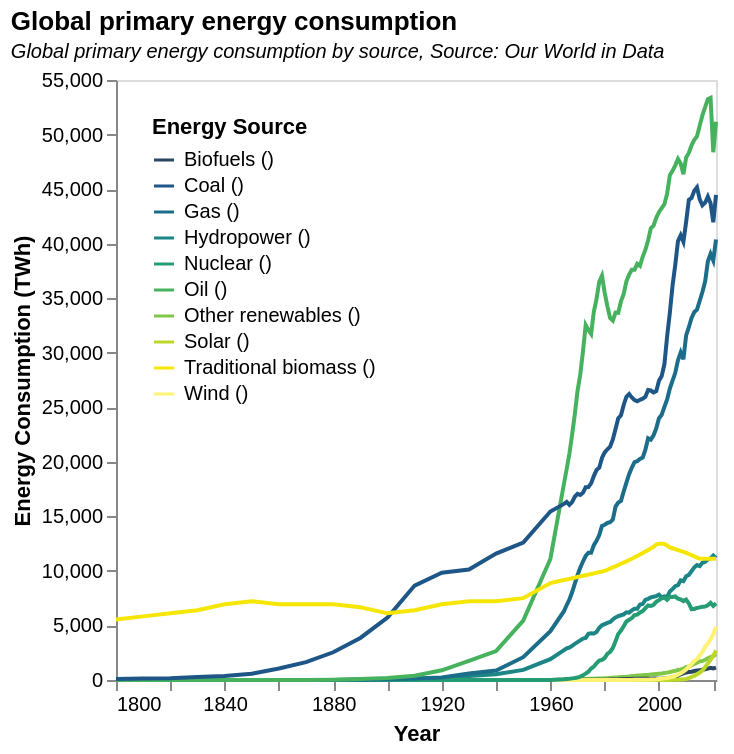

Express this chart as Vega-Lite.
### Vega-Lite specification from a JSON file in a GitHub repository (floating-point values rounded to 4 significant figures; data arrays with more than 128 entries replaced by an {"elided": "..."} marker saying what was removed)
{"$schema": "https://vega.github.io/schema/vega-lite/v5.json", "title": {"text": "Global primary energy consumption", "subtitle": "Global primary energy consumption by source, Source: Our World in Data", "subtitleFontSize": 10, "subtitleFontStyle": "italic", "anchor": "start"}, "height": 300, "width": 300, "data": {"values": {"elided": "740 records"}, "format": {"parse": {"Year": "date"}}}, "mark": {"type": "line", "size": 2, "point": false}, "encoding": {"x": {"field": "Year", "type": "temporal", "axis": {"grid": false}}, "y": {"field": "Values", "type": "quantitative", "title": "Energy Consumption (TWh)", "axis": {"grid": false}}, "color": {"field": "Energy Source", "type": "nominal", "scale": {"scheme": "darkmulti"}, "legend": {"orient": "top-left"}}, "tooltip": [{"field": "Energy Source", "type": "nominal"}, {"field": "Values", "title": "Energy cons"}]}}
